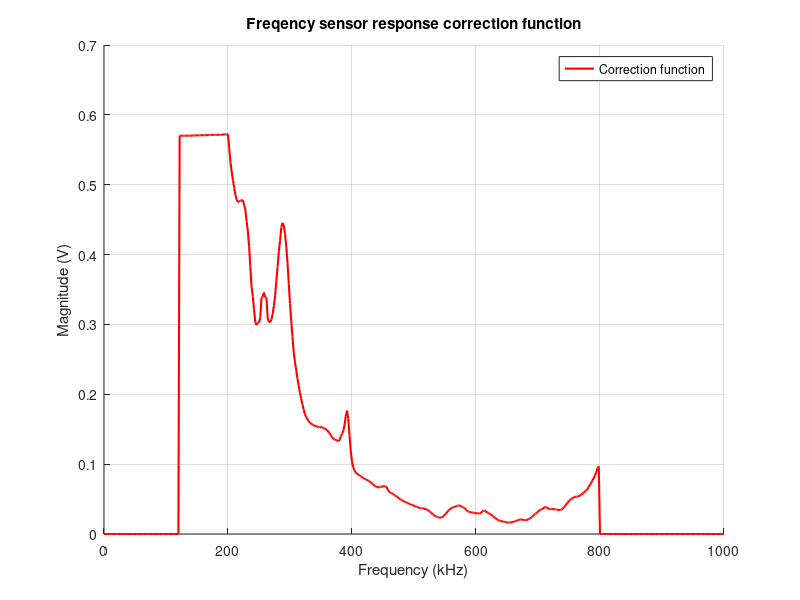

The MATLAB source for this figure: (Note: this script raises an error after producing the figure.)
clc
% close all
clear all

%% load signal chain's frequency characteristics, calculate equilization coeficients
% Sensor used: Vallen VS600Z1
% calculate measured chain's frequency response correction function used during equalization
load input_matrices/freq_responses %% signal chain's frequency characteristics - meas_chain_freq_resp_VS600Z1_1M
load input_matrices/UAE_one_emission %% has example emission of signal - raw_emission_y
% sensor_freq_resp = DCPL2_freq_resp_1M_dB + AEP3N_freq_resp_1M_dB + VS600Z1_freq_resp_1M_dB;
sensor_freq_resp = meas_chain_freq_resp_VS600Z1_1M;
inverse_freq_resp = 1./sensor_freq_resp;
inverse_freq_resp(find(f_1M<=1.2e5 | f_1M>=8e5)) = 0;

%%% OLD WAY
% meas_chain_freq_resp_max = max(meas_chain_freq_resp_VS600Z1_1M);
% meas_chain_freq_resp_corr = meas_chain_freq_resp_max ./ meas_chain_freq_resp_VS600Z1_1M;
% meas_chain_freq_resp_corr(find(f_1M<=1.2e5 | f_1M>=8e5)) = 0;

%% plot sensor frequency response and it's correction function
figure;
hold on
% plot(f_1M/1000, sensor_freq_resp,'Color','b','LineWidth',1.5)
plot(f_1M/1000,inverse_freq_resp,'Color','r','LineWidth',1.5)
xlim([min(0) max(1000)])
title("Freqency sensor response correction function")
legend('Correction function');
xlabel('Frequency (kHz)')
ylabel('Magnitude (V)')
grid on

%% curve that the filter FC must fit
fit_curve_dB = db(inverse_freq_resp);
inf_ind = isinf(abs(fit_curve_dB));
db_change = min(fit_curve_dB(~inf_ind));
fit_curve_dB(inf_ind) = db_change;

% figure(31)
% 
% plot(f_1M/1000, fit_curve_dB, 'r','LineWidth',1.5)
% xlim([min(0) max(1000)])
% title("Freqency sensor response correction function in dB")
% legend('Correction function in dB');
% xlabel('Frequency (kHz)')
% ylabel('Magnitude (V)')
% grid on
% grid on

%% numbers for meas curve in Volts
% freqs = [0.5, 0.8, 1.200, 1.400, 1.600, 1.800, 2.000, 2.16, 2.220, 2.450, 2.58, 2.700, 2.880, 3.26, 3.55, 3.76, 3.920, 4.10, 4.50, 5.20, 5.70, 7.98, 8.2]*1e5;
% yGoal = [0.0, 0.0, 34.85, 34.85, 34.85, 34.85, 34.85, 29.0, 29.17, 18.25, 21.1, 18.75, 27.19, 10.0, 9.24, 8.15, 10.78, 4.56, 4.16, 2.14, 2.46, 5.90, 0];
% BWs = [0.5, 0.4, 0.5, 2, 2, 2, 0.5,...
%        0.2 ,0.2, 0.15, 0.1, 0.15, 0.21, 0.3, 0.3, 0.3, 0.1, 0.2, 0.7, 0.8, 0.2, 0.5, 0.4]*1e5;
% Gains = [-4, -15, 12, 10.5, 11.5, 10.5, 6,...
%         -3.45, 3.65, -5.5, 1.15, -3, 11.3, -4, -1, -1, 3.3, -2.2, -1.5, -2,  0.4, 6.9, -3.5];
%% numbers for meas curve that keeps maximum in dB 
freqs = [0.5, 0.7, 0.9, 1.17, 1.200, 1.400, 1.600, 1.800, 2.000, ...
        2.26, 2.48, 2.585, 2.700, 2.9, 3.350, 3.600, 3.920, ...
        4.220, 4.540, 4.80, 5, 5.22, 5.42, 5.72, 6, 6.15, 6.52, ...
        6.72, 6.8, 7.12, 7.26, 7.58, 7.82, 8, 8.2, 8.4, 8.6, 8.9]*1e5;
BWs = [0.5, 0.3, 0.4, 0.2, 0.7, 2, 2, 2, 0.5,...
       0.2 ,0.5, 0.1, 0.1, 0.5, 0.5, 0.5, 0.25, ...
       0.3, 0.5, 0.2, 0.3, 0.2, 0.3, 0.5, 0.1, 0.2, 0.3, ...
       0.1, 0.1, 0.32, 0.1, 0.4, 0.2, 0.4, 0.3, 0.2, 0.4, 0.3]*1e5;
Gains = [-3.5, -4, -13, 4.7, 10.2, 8.3, 10.4, 8.5, 4,...
        3.2, 1, 2, -0.2, 12.6, 2.2, 5.2, 8.6, ...
        2.2, 5.2, 1, 1.4, 1.6, -3.4, 5, -0.6, 2.7, -3.3, ...
        0.3, -1.2, 4, 0.3, 5.1, 2, 16.2, -7.5 ,-1, -1.2, -0.3];

freqs(end+1) = 5*1e5;
BWs(end+1) = 10*1e5;
Gains(end+1) = -1*db(max(sensor_freq_resp));

%% creating sensor response filter 
Fs  = 2e6;
N = 2;
FCs = [];
for ind = 1:length(freqs)
    [B,A] = designParamEQ(N,Gains(ind),freqs(ind)/(Fs/2),BWs(ind)/(Fs/2));
    BQ = dsp.BiquadFilter('SOSMatrix',[B.',[1,A.']]);
    FCs = [FCs;{BQ}];
end

FCs1 = FCs(1:15);
FCs2 = FCs(16:29);
FCs3 = FCs(30:end);
FC  = dsp.FilterCascade(FCs1{:});
FC  = dsp.FilterCascade(FC,FCs2{:});
FC  = dsp.FilterCascade(FC,FCs3{:});

%% Adding bandpass filter from 130 kHz to 800 kHz
%% NOT IN USE: beacause it significantly time shifts when filtering signal
% fpass = [130e3, 800e3] ./ (2e6/2);
% [~, bpass_filter] = bandpass(1:6000, fpass, 'ImpulseResponse', 'fir');
% 
% fir_filter = dsp.FIRFilter(bpass_filter.Coefficients);
% FC  = dsp.FilterCascade(FC,fir_filter);

%% show sensor response filter and extract axis data from it
hfvt = fvtool(FC,'Fs',Fs,'Color','white','FrequencyScale','Linear');
s = get(hfvt);
hchildren = s.Children;
haxes = hchildren(strcmpi(get(hchildren,'type'),'axes'));
hline = get(haxes,'children');
x = get(hline,'XData'); % 0-1000 kHz
y = get(hline,'YData');

%% plot filter and curve to fit
figure;
hold on
plot(f_1M/1000, fit_curve_dB,'Color','y','LineWidth',2)
plot(x,y,'Color','r')
xlim([min(0) max(1000)])
title('Fitting filter to curve of correction function')
legend('Correction function in dB','Filter aproximation of correction function');
xlabel('Frequency (kHz)')
ylabel('Magnitude (dB)')
grid on


%% filter or equalize example raw emission
% x = raw_emission_y(490:692);
% x = [x zeros(1,length(raw_emission_y)-length(x))];
x = raw_emission_y;
[h,t1] = FC.impz; %% get impulse response of filter
h = h'; %% h matrix must be transposed

%% plot impulse response of filtar
figure;
hold on
h_t = [0:1/2e6:(length(h)-1)/2e6];
plot(h_t, h,'Color','b')
xlim([min(h_t) max(h_t)])
title('Impulse response of filter aproximation of correction function')
xlabel('Time (s)')
ylabel('Amplitude (V)')
grid on

% h_norm = h/max(sensor_freq_resp);

%% save filter information so it can be used elsewhere
save(['./input_matrices/UAE_meas_dB_filter_all.mat'], 'freqs', 'BWs', 'Gains','FC','Fs','h');
save(['./input_matrices/UAE_meas_dB_filter_and_impulse.mat'], 'inverse_freq_resp','h');

disp('Saved impulse response h.')

% equalize emission - convolut with impulse response of filter
%% EXAMPLE OF USING FILTER IMPULSE RESPONSE h
% h = [h zeros(1,length(x)-length(h))];
% x = [x zeros(1,length(h)-length(x))];
x_conv = conv(x,h);
x_conv = x_conv(1:length(x));
% x_conv = [zeros(1,489) x_conv zeros(1,1024-692)];
% x_conv = [x_conv zeros(1,1024-length(x_conv))];
% x = [x zeros(1,1024-length(x))];
%% Filter to with bandpass filter - add if needed
% x_conv = bandpass(x_conv, fpass, 'ImpulseResponse', 'fir');

%% plot equilization in time domain
figure;
hold on
plot(x,'Color','b')
plot(x_conv,'Color','r')
legend('raw signal time-domain','equalized signal time-domain')
title('Time domain of Raw and Equalized signal')
xlabel('t(s)')
ylabel('x(t)(V)')
grid on


%% plot equilization in amplitude spectrum
x_fft = abs(fft(x));
x_freq = 2e6 * (1:length(x_fft)/2+1)/length(x_fft);
x_conv_fft = abs(fft(x_conv));
x_conv_freq = 2e6 * (1:length(x_conv_fft)/2+1)/length(x_conv_fft);
x_conv_fft_abs_ss = x_conv_fft(1:end/2+1); 
figure;
hold on
x_fft_ss = x_fft(1:end/2+1);
plot(x_freq,x_fft(1:end/2+1),'Color','b')
plot(x_conv_freq,x_conv_fft_abs_ss,'Color','r','LineWidth',2)
legend('raw signal single-sided amplitude spectrum','equalized signal single-sided amplitude spectrum')
title('Amplitude spectrum of Raw and Equalized signal')
xlabel('f(Hz)')
ylabel('|X(f)|(V)')
xlim([0 1e6])
grid on

signal_abs_fft_ss = x_fft_ss;
N = length(x_fft);
emission_f = 2e6 .* (0:(N/2))/N; % frequency axis
equ_signal_abs_fft_ss = zeros(1, length(emission_f));
low_freq_thr = 120e3;   
high_freq_thr = 850e3;
ind_low_freq = max(find(emission_f < low_freq_thr));
ind_high_freq = min(find(emission_f > high_freq_thr));         

%% 10a) calculate single-sided amplitude spectrum of equalized emission
for ind_f = ind_low_freq:ind_high_freq%1:length(emission_f)
    ind_f_meas_chain_freq_resp = min(findnearest(emission_f(ind_f), f_1M));
    equ_signal_abs_fft_ss(ind_f) = signal_abs_fft_ss(ind_f) .* inverse_freq_resp(ind_f_meas_chain_freq_resp);                
end 

%% plot equilization in amplitude spectrum
figure;
hold on
plot(emission_f,signal_abs_fft_ss,'Color','b')
plot(emission_f,equ_signal_abs_fft_ss,'Color','r','LineWidth',2)
legend('correct raw signal single-sided amplitude spectrum','equalized signal single-sided amplitude spectrum')
title('correct Amplitude spectrum of Raw and Equalized signal')
xlabel('f(Hz)')
ylabel('|X(f)|(V)')
grid on


% save(['../feature_plotting/UAE_emission_freq_mat'], 'x_conv_freq','x_conv_fft_abs_ss');

%% checking curve in freqency domain of made impulse response
%% it is the same except 0 is 1 -> doesnt affect amplitude because original signal is filtered at the begging 
% emission_f = Fs .* (0:(length(h)/2))/length(h);
% figure;
% hold on
% fft_h = abs(fft(h));
% plot(emission_f,fft_h(1:ceil(end/2)),'Color','y','LineWidth',2)
% plot(f_1M,inverse_freq_resp,'Color','r')
% xlim([min(emission_f) max(emission_f)])
% title('Fitting filter to curve of sensor response')
% legend('Inverted curve of sensor response in V','amplitude spectrum of impulse response of made filter');
% xlabel('f(Hz)')
% ylabel('|X(f)|(V)')
% hYLabel = get(gca,'YLabel');
% set(hYLabel,'rotation',0,'HorizontalAlignment','right')
% grid on

